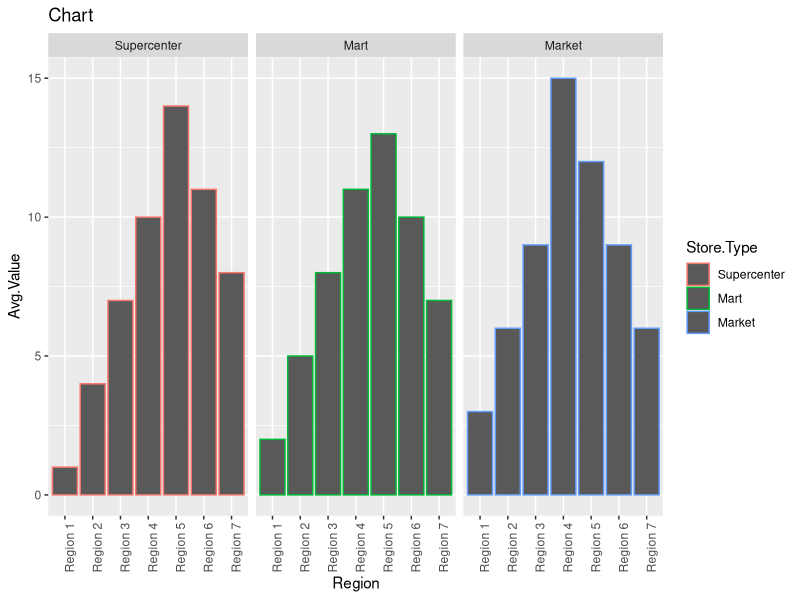
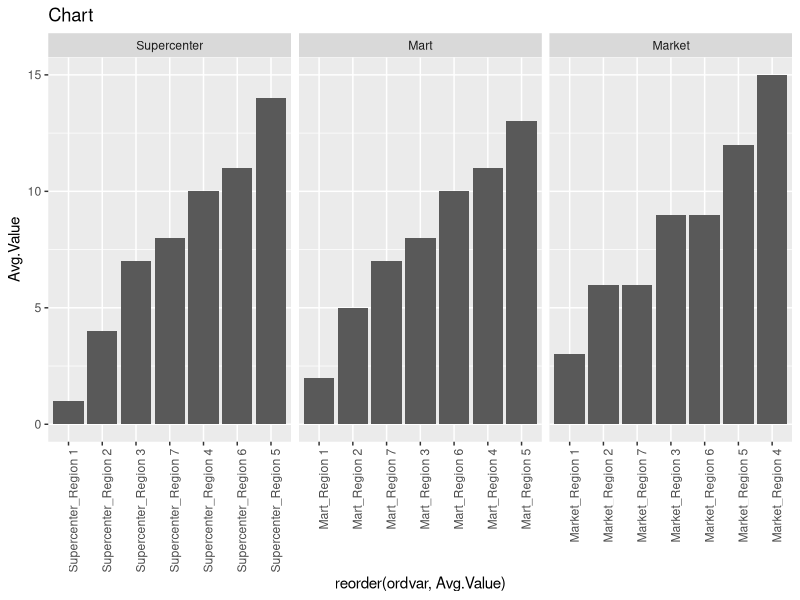

These figures' R source, in order:
#Create dataset
#avg value
Avg.Value <- as.vector(as.numeric(c(1:11,15,14,13,12,11,10,9,8,7,6)))
#Regions
ab <- c("Region 1","Region 2","Region 3", "Region 4", "Region 5", "Region 6", "Region 7")
b <- 3 # Or some other number
ab <- sapply(ab, function (x) rep(x,b))
Region <- as.vector(ab)
#Chains
Store.Type <- c("Supercenter", "Mart", "Market", "Supercenter", "Mart", "Market", 
                "Supercenter", "Mart", "Market", "Supercenter", "Mart", "Market",
                "Supercenter", "Mart", "Market", "Supercenter", "Mart", "Market",
                "Supercenter", "Mart", "Market")
#Make into ordinal
Store.Type <- factor(Store.Type, levels = c("Supercenter", "Mart", "Market"))
#Combine dataset
avgRes <- data.frame(Avg.Value, Region, Store.Type)
#Graph - colors fine for now
library(ggplot2)
ch <- ggplot(avgRes, aes(x = Region, y = Avg.Value, colour = Store.Type))
cha <- ch + geom_bar(stat = "identity") 
chan <- cha + facet_grid(. ~ Store.Type) 
chang <- chan + theme(axis.text.x = element_text(angle = 90, hjust = 1))
chang + ggtitle("Chart")



#Solution posted online
avgRes$ordvar <- paste(avgRes$Store.Type, avgRes$Region, sep = "_")

#Graph
library(ggplot2)
ch <- ggplot(avgRes, aes(x = reorder(ordvar,Avg.Value), y = Avg.Value)) # reorder ordvar by value
cha <- ch + geom_bar(stat = "identity") 
chan <- cha + facet_grid(. ~ Store.Type, scale="free_x") #added "free_x", or you will have a lot of blank values in your plot
chang <- chan + theme(axis.text.x = element_text(angle = 90, hjust = 1))
chang + ggtitle("Chart")




#Problem 1 down - I got ordering by facet_grid by converting to ordinal variables
#Problem 2 down 
